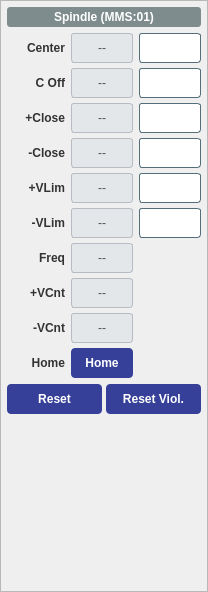
<widget class="QFrame" name="vcol_36"><property name="styleSheet"><string notr="true">QFrame#vcol_36 { border: 1px solid #A0A0A0; border-radius: 6px; }</string></property><property name="frameShape"><enum>QFrame::StyledPanel</enum></property><property name="maximumSize"><size><width>210</width><height>16777215</height></size></property><layout class="QVBoxLayout" name="cv_35"><property name="spacing"><number>6</number></property><property name="leftMargin"><number>6</number></property><property name="topMargin"><number>6</number></property><property name="rightMargin"><number>6</number></property><property name="bottomMargin"><number>6</number></property><item><widget class="QLabel" name="lbl_1"><property name="styleSheet"><string notr="true">background-color: #7F8C8D; color: white; font-weight: bold; padding: 3px; border-radius: 3px;</string></property><property name="text"><string>Spindle (MMS:01)</string></property><property name="alignment"><set>Qt::AlignCenter</set></property></widget></item><item><layout class="QGridLayout" name="grid_29"><property name="horizontalSpacing"><number>6</number></property><property name="verticalSpacing"><number>5</number></property><item row="0" column="0"><widget class="QLabel" name="lbl_2"><property name="styleSheet"><string notr="true">color: #333; font-weight: bold;</string></property><property name="minimumSize"><size><width>58</width><height>30</height></size></property><property name="text"><string>Center</string></property><property name="alignment"><set>Qt::AlignRight|Qt::AlignVCenter</set></property></widget></item><item row="0" column="1"><widget class="PyDMLabel" name="rb_3"><property name="minimumSize"><size><width>62</width><height>30</height></size></property><property name="maximumSize"><size><width>62</width><height>16777215</height></size></property><property name="sizePolicy"><sizepolicy hsizetype="Fixed" vsizetype="Fixed"><horstretch>0</horstretch><verstretch>0</verstretch></sizepolicy></property><property name="styleSheet"><string notr="true">background-color: #e4e7ea; color: #4a5259; border: 1px solid #b6bcc2; border-radius: 3px;</string></property><property name="alignment"><set>Qt::AlignCenter</set></property><property name="text"><string>--</string></property><property name="channel" stdset="0"><string>ca://${prefix}:MMS:01:fCenter_RBV</string></property></widget></item><item row="0" column="2"><widget class="PyDMLineEdit" name="set_4"><property name="minimumSize"><size><width>62</width><height>30</height></size></property><property name="maximumSize"><size><width>62</width><height>16777215</height></size></property><property name="sizePolicy"><sizepolicy hsizetype="Fixed" vsizetype="Fixed"><horstretch>0</horstretch><verstretch>0</verstretch></sizepolicy></property><property name="styleSheet"><string notr="true">background-color: #ffffff; color: #0c0c0c; border: 1px solid #546e7a; border-radius: 3px;</string></property><property name="alignment"><set>Qt::AlignCenter</set></property><property name="channel" stdset="0"><string>ca://${prefix}:MMS:01:fCenter</string></property></widget></item><item row="1" column="0"><widget class="QLabel" name="lbl_5"><property name="styleSheet"><string notr="true">color: #333; font-weight: bold;</string></property><property name="minimumSize"><size><width>58</width><height>30</height></size></property><property name="text"><string>C Off</string></property><property name="alignment"><set>Qt::AlignRight|Qt::AlignVCenter</set></property></widget></item><item row="1" column="1"><widget class="PyDMLabel" name="rb_6"><property name="minimumSize"><size><width>62</width><height>30</height></size></property><property name="maximumSize"><size><width>62</width><height>16777215</height></size></property><property name="sizePolicy"><sizepolicy hsizetype="Fixed" vsizetype="Fixed"><horstretch>0</horstretch><verstretch>0</verstretch></sizepolicy></property><property name="styleSheet"><string notr="true">background-color: #e4e7ea; color: #4a5259; border: 1px solid #b6bcc2; border-radius: 3px;</string></property><property name="alignment"><set>Qt::AlignCenter</set></property><property name="text"><string>--</string></property><property name="channel" stdset="0"><string>ca://${prefix}:MMS:01:fCenterOffset_RBV</string></property></widget></item><item row="1" column="2"><widget class="PyDMLineEdit" name="set_7"><property name="minimumSize"><size><width>62</width><height>30</height></size></property><property name="maximumSize"><size><width>62</width><height>16777215</height></size></property><property name="sizePolicy"><sizepolicy hsizetype="Fixed" vsizetype="Fixed"><horstretch>0</horstretch><verstretch>0</verstretch></sizepolicy></property><property name="styleSheet"><string notr="true">background-color: #ffffff; color: #0c0c0c; border: 1px solid #546e7a; border-radius: 3px;</string></property><property name="alignment"><set>Qt::AlignCenter</set></property><property name="channel" stdset="0"><string>ca://${prefix}:MMS:01:fCenterOffset</string></property></widget></item><item row="2" column="0"><widget class="QLabel" name="lbl_8"><property name="styleSheet"><string notr="true">color: #333; font-weight: bold;</string></property><property name="minimumSize"><size><width>58</width><height>30</height></size></property><property name="text"><string>+Close</string></property><property name="alignment"><set>Qt::AlignRight|Qt::AlignVCenter</set></property></widget></item><item row="2" column="1"><widget class="PyDMLabel" name="rb_9"><property name="minimumSize"><size><width>62</width><height>30</height></size></property><property name="maximumSize"><size><width>62</width><height>16777215</height></size></property><property name="sizePolicy"><sizepolicy hsizetype="Fixed" vsizetype="Fixed"><horstretch>0</horstretch><verstretch>0</verstretch></sizepolicy></property><property name="styleSheet"><string notr="true">background-color: #e4e7ea; color: #4a5259; border: 1px solid #b6bcc2; border-radius: 3px;</string></property><property name="alignment"><set>Qt::AlignCenter</set></property><property name="text"><string>--</string></property><property name="channel" stdset="0"><string>ca://${prefix}:MMS:01:fStopPos_RBV</string></property></widget></item><item row="2" column="2"><widget class="PyDMLineEdit" name="set_10"><property name="minimumSize"><size><width>62</width><height>30</height></size></property><property name="maximumSize"><size><width>62</width><height>16777215</height></size></property><property name="sizePolicy"><sizepolicy hsizetype="Fixed" vsizetype="Fixed"><horstretch>0</horstretch><verstretch>0</verstretch></sizepolicy></property><property name="styleSheet"><string notr="true">background-color: #ffffff; color: #0c0c0c; border: 1px solid #546e7a; border-radius: 3px;</string></property><property name="alignment"><set>Qt::AlignCenter</set></property><property name="channel" stdset="0"><string>ca://${prefix}:MMS:01:fStopPos</string></property></widget></item><item row="3" column="0"><widget class="QLabel" name="lbl_11"><property name="styleSheet"><string notr="true">color: #333; font-weight: bold;</string></property><property name="minimumSize"><size><width>58</width><height>30</height></size></property><property name="text"><string>-Close</string></property><property name="alignment"><set>Qt::AlignRight|Qt::AlignVCenter</set></property></widget></item><item row="3" column="1"><widget class="PyDMLabel" name="rb_12"><property name="minimumSize"><size><width>62</width><height>30</height></size></property><property name="maximumSize"><size><width>62</width><height>16777215</height></size></property><property name="sizePolicy"><sizepolicy hsizetype="Fixed" vsizetype="Fixed"><horstretch>0</horstretch><verstretch>0</verstretch></sizepolicy></property><property name="styleSheet"><string notr="true">background-color: #e4e7ea; color: #4a5259; border: 1px solid #b6bcc2; border-radius: 3px;</string></property><property name="alignment"><set>Qt::AlignCenter</set></property><property name="text"><string>--</string></property><property name="channel" stdset="0"><string>ca://${prefix}:MMS:01:fStopNeg_RBV</string></property></widget></item><item row="3" column="2"><widget class="PyDMLineEdit" name="set_13"><property name="minimumSize"><size><width>62</width><height>30</height></size></property><property name="maximumSize"><size><width>62</width><height>16777215</height></size></property><property name="sizePolicy"><sizepolicy hsizetype="Fixed" vsizetype="Fixed"><horstretch>0</horstretch><verstretch>0</verstretch></sizepolicy></property><property name="styleSheet"><string notr="true">background-color: #ffffff; color: #0c0c0c; border: 1px solid #546e7a; border-radius: 3px;</string></property><property name="alignment"><set>Qt::AlignCenter</set></property><property name="channel" stdset="0"><string>ca://${prefix}:MMS:01:fStopNeg</string></property></widget></item><item row="4" column="0"><widget class="QLabel" name="lbl_14"><property name="styleSheet"><string notr="true">color: #333; font-weight: bold;</string></property><property name="minimumSize"><size><width>58</width><height>30</height></size></property><property name="text"><string>+VLim</string></property><property name="alignment"><set>Qt::AlignRight|Qt::AlignVCenter</set></property></widget></item><item row="4" column="1"><widget class="PyDMLabel" name="rb_15"><property name="minimumSize"><size><width>62</width><height>30</height></size></property><property name="maximumSize"><size><width>62</width><height>16777215</height></size></property><property name="sizePolicy"><sizepolicy hsizetype="Fixed" vsizetype="Fixed"><horstretch>0</horstretch><verstretch>0</verstretch></sizepolicy></property><property name="styleSheet"><string notr="true">background-color: #e4e7ea; color: #4a5259; border: 1px solid #b6bcc2; border-radius: 3px;</string></property><property name="alignment"><set>Qt::AlignCenter</set></property><property name="text"><string>--</string></property><property name="channel" stdset="0"><string>ca://${prefix}:MMS:01:fLimitPos_RBV</string></property></widget></item><item row="4" column="2"><widget class="PyDMLineEdit" name="set_16"><property name="minimumSize"><size><width>62</width><height>30</height></size></property><property name="maximumSize"><size><width>62</width><height>16777215</height></size></property><property name="sizePolicy"><sizepolicy hsizetype="Fixed" vsizetype="Fixed"><horstretch>0</horstretch><verstretch>0</verstretch></sizepolicy></property><property name="styleSheet"><string notr="true">background-color: #ffffff; color: #0c0c0c; border: 1px solid #546e7a; border-radius: 3px;</string></property><property name="alignment"><set>Qt::AlignCenter</set></property><property name="channel" stdset="0"><string>ca://${prefix}:MMS:01:fLimitPos</string></property></widget></item><item row="5" column="0"><widget class="QLabel" name="lbl_17"><property name="styleSheet"><string notr="true">color: #333; font-weight: bold;</string></property><property name="minimumSize"><size><width>58</width><height>30</height></size></property><property name="text"><string>-VLim</string></property><property name="alignment"><set>Qt::AlignRight|Qt::AlignVCenter</set></property></widget></item><item row="5" column="1"><widget class="PyDMLabel" name="rb_18"><property name="minimumSize"><size><width>62</width><height>30</height></size></property><property name="maximumSize"><size><width>62</width><height>16777215</height></size></property><property name="sizePolicy"><sizepolicy hsizetype="Fixed" vsizetype="Fixed"><horstretch>0</horstretch><verstretch>0</verstretch></sizepolicy></property><property name="styleSheet"><string notr="true">background-color: #e4e7ea; color: #4a5259; border: 1px solid #b6bcc2; border-radius: 3px;</string></property><property name="alignment"><set>Qt::AlignCenter</set></property><property name="text"><string>--</string></property><property name="channel" stdset="0"><string>ca://${prefix}:MMS:01:fLimitNeg_RBV</string></property></widget></item><item row="5" column="2"><widget class="PyDMLineEdit" name="set_19"><property name="minimumSize"><size><width>62</width><height>30</height></size></property><property name="maximumSize"><size><width>62</width><height>16777215</height></size></property><property name="sizePolicy"><sizepolicy hsizetype="Fixed" vsizetype="Fixed"><horstretch>0</horstretch><verstretch>0</verstretch></sizepolicy></property><property name="styleSheet"><string notr="true">background-color: #ffffff; color: #0c0c0c; border: 1px solid #546e7a; border-radius: 3px;</string></property><property name="alignment"><set>Qt::AlignCenter</set></property><property name="channel" stdset="0"><string>ca://${prefix}:MMS:01:fLimitNeg</string></property></widget></item><item row="6" column="0"><widget class="QLabel" name="lbl_20"><property name="styleSheet"><string notr="true">color: #333; font-weight: bold;</string></property><property name="minimumSize"><size><width>58</width><height>30</height></size></property><property name="text"><string>Freq</string></property><property name="alignment"><set>Qt::AlignRight|Qt::AlignVCenter</set></property></widget></item><item row="6" column="1"><widget class="PyDMLabel" name="rb_21"><property name="minimumSize"><size><width>62</width><height>30</height></size></property><property name="maximumSize"><size><width>62</width><height>16777215</height></size></property><property name="sizePolicy"><sizepolicy hsizetype="Fixed" vsizetype="Fixed"><horstretch>0</horstretch><verstretch>0</verstretch></sizepolicy></property><property name="styleSheet"><string notr="true">background-color: #e4e7ea; color: #4a5259; border: 1px solid #b6bcc2; border-radius: 3px;</string></property><property name="alignment"><set>Qt::AlignCenter</set></property><property name="text"><string>--</string></property><property name="channel" stdset="0"><string>ca://${prefix}:MMS:01:fCurrentTriggerFrequency_RBV</string></property></widget></item><item row="7" column="0"><widget class="QLabel" name="lbl_22"><property name="styleSheet"><string notr="true">color: #333; font-weight: bold;</string></property><property name="minimumSize"><size><width>58</width><height>30</height></size></property><property name="text"><string>+VCnt</string></property><property name="alignment"><set>Qt::AlignRight|Qt::AlignVCenter</set></property></widget></item><item row="7" column="1"><widget class="PyDMLabel" name="rb_23"><property name="minimumSize"><size><width>62</width><height>30</height></size></property><property name="maximumSize"><size><width>62</width><height>16777215</height></size></property><property name="sizePolicy"><sizepolicy hsizetype="Fixed" vsizetype="Fixed"><horstretch>0</horstretch><verstretch>0</verstretch></sizepolicy></property><property name="styleSheet"><string notr="true">background-color: #e4e7ea; color: #4a5259; border: 1px solid #b6bcc2; border-radius: 3px;</string></property><property name="alignment"><set>Qt::AlignCenter</set></property><property name="text"><string>--</string></property><property name="channel" stdset="0"><string>ca://${prefix}:MMS:01:nOvrCntPos_RBV</string></property></widget></item><item row="8" column="0"><widget class="QLabel" name="lbl_24"><property name="styleSheet"><string notr="true">color: #333; font-weight: bold;</string></property><property name="minimumSize"><size><width>58</width><height>30</height></size></property><property name="text"><string>-VCnt</string></property><property name="alignment"><set>Qt::AlignRight|Qt::AlignVCenter</set></property></widget></item><item row="8" column="1"><widget class="PyDMLabel" name="rb_25"><property name="minimumSize"><size><width>62</width><height>30</height></size></property><property name="maximumSize"><size><width>62</width><height>16777215</height></size></property><property name="sizePolicy"><sizepolicy hsizetype="Fixed" vsizetype="Fixed"><horstretch>0</horstretch><verstretch>0</verstretch></sizepolicy></property><property name="styleSheet"><string notr="true">background-color: #e4e7ea; color: #4a5259; border: 1px solid #b6bcc2; border-radius: 3px;</string></property><property name="alignment"><set>Qt::AlignCenter</set></property><property name="text"><string>--</string></property><property name="channel" stdset="0"><string>ca://${prefix}:MMS:01:nOvrCntNeg_RBV</string></property></widget></item><item row="9" column="0"><widget class="QLabel" name="lbl_26"><property name="styleSheet"><string notr="true">color: #333; font-weight: bold;</string></property><property name="minimumSize"><size><width>58</width><height>30</height></size></property><property name="text"><string>Home</string></property><property name="alignment"><set>Qt::AlignRight|Qt::AlignVCenter</set></property></widget></item><item row="9" column="1"><widget class="PyDMPushButton" name="btn_27"><property name="minimumSize"><size><width>0</width><height>30</height></size></property><property name="styleSheet"><string notr="true">QPushButton { color: white; background-color: rgb(54,64,153); font-weight: bold; border-radius: 4px; } QPushButton:hover { background-color: #21618C; }</string></property><property name="text"><string>Home</string></property><property name="channel" stdset="0"><string>ca://${prefix}:MMS:01:eModeSelector</string></property><property name="pressValue" stdset="0"><string>5</string></property><property name="showConfirmDialog" stdset="0"><bool>true</bool></property><property name="confirmMessage" stdset="0"><string>Proceed with Home?</string></property></widget></item><item row="9" column="2"><widget class="PyDMByteIndicator" name="byte_28"><property name="minimumSize"><size><width>20</width><height>20</height></size></property><property name="channel" stdset="0"><string>ca://${prefix}:MMS:01:bCentered_RBV</string></property><property name="showLabels" stdset="0"><bool>false</bool></property><property name="circles" stdset="0"><bool>true</bool></property><property name="numBits" stdset="0"><number>1</number></property></widget></item></layout></item><item><layout class="QHBoxLayout" name="acts_32"><property name="spacing"><number>4</number></property><item><widget class="PyDMPushButton" name="btn_30"><property name="minimumSize"><size><width>0</width><height>30</height></size></property><property name="styleSheet"><string notr="true">QPushButton { color: white; background-color: rgb(54,64,153); font-weight: bold; border-radius: 4px; } QPushButton:hover { background-color: #21618C; }</string></property><property name="text"><string>Reset</string></property><property name="channel" stdset="0"><string>ca://${prefix}:MMS:01:bReset</string></property><property name="pressValue" stdset="0"><string>1</string></property><property name="showConfirmDialog" stdset="0"><bool>true</bool></property><property name="confirmMessage" stdset="0"><string>Proceed with Reset?</string></property></widget></item><item><widget class="PyDMPushButton" name="btn_31"><property name="minimumSize"><size><width>0</width><height>30</height></size></property><property name="styleSheet"><string notr="true">QPushButton { color: white; background-color: rgb(54,64,153); font-weight: bold; border-radius: 4px; } QPushButton:hover { background-color: #21618C; }</string></property><property name="text"><string>Reset Viol.</string></property><property name="channel" stdset="0"><string>ca://${prefix}:MMS:01:bResetCnt</string></property><property name="pressValue" stdset="0"><string>1</string></property><property name="showConfirmDialog" stdset="0"><bool>true</bool></property><property name="confirmMessage" stdset="0"><string>Proceed with Reset Viol.?</string></property></widget></item></layout></item><item><spacer name="vs_33"><property name="orientation"><enum>Qt::Vertical</enum></property><property name="sizeHint" stdset="0"><size><width>20</width><height>20</height></size></property></spacer></item><item><widget class="MotorClassicVert" name="motorv_34"><property name="sizePolicy"><sizepolicy hsizetype="Expanding" vsizetype="Fixed"><horstretch>1</horstretch><verstretch>0</verstretch></sizepolicy></property><property name="minimumSize"><size><width>148</width><height>145</height></size></property><property name="motor" stdset="0"><string>${prefix}:MMS:01</string></property></widget></item></layout></widget>
